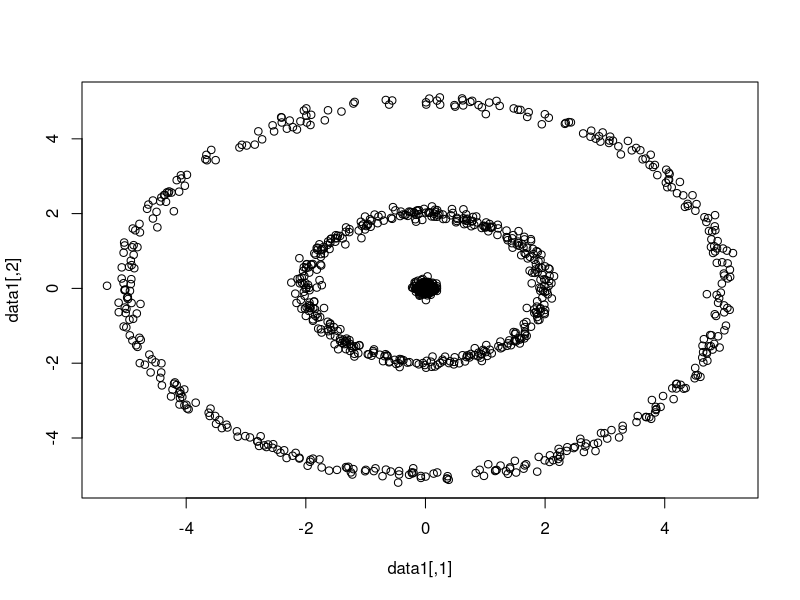
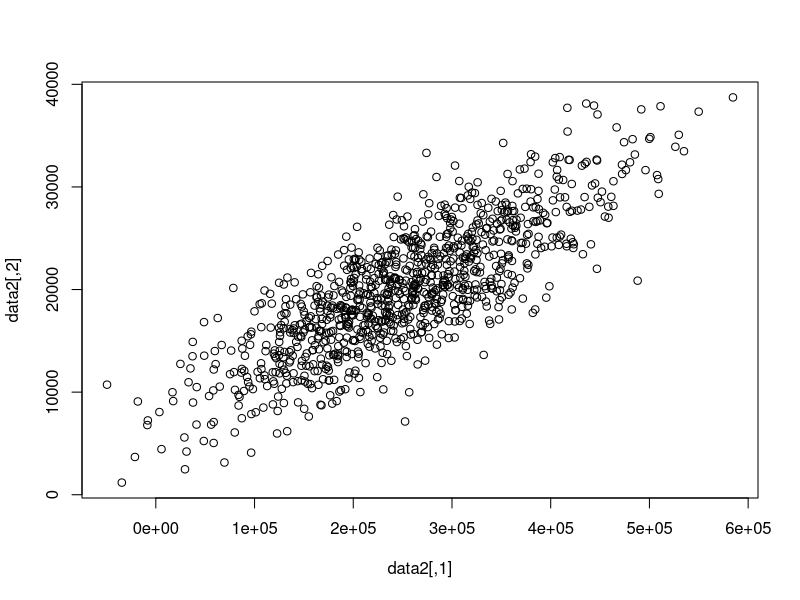
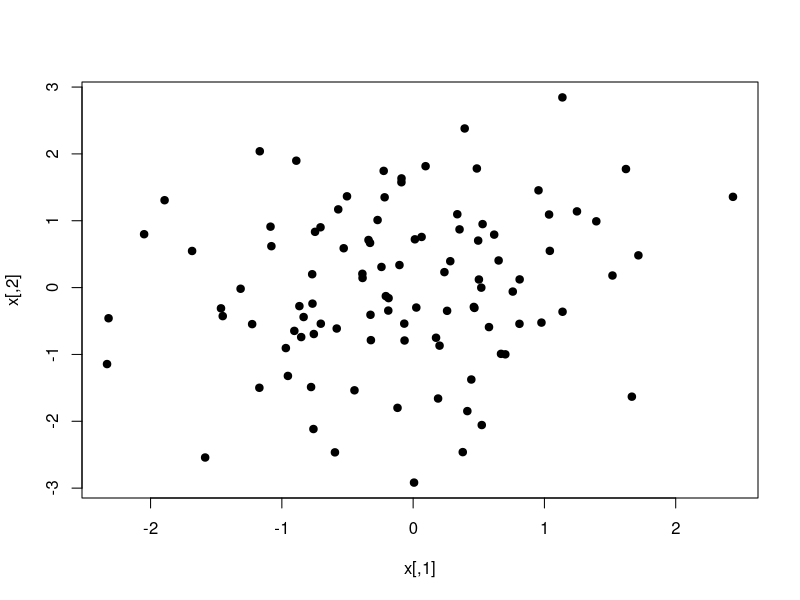
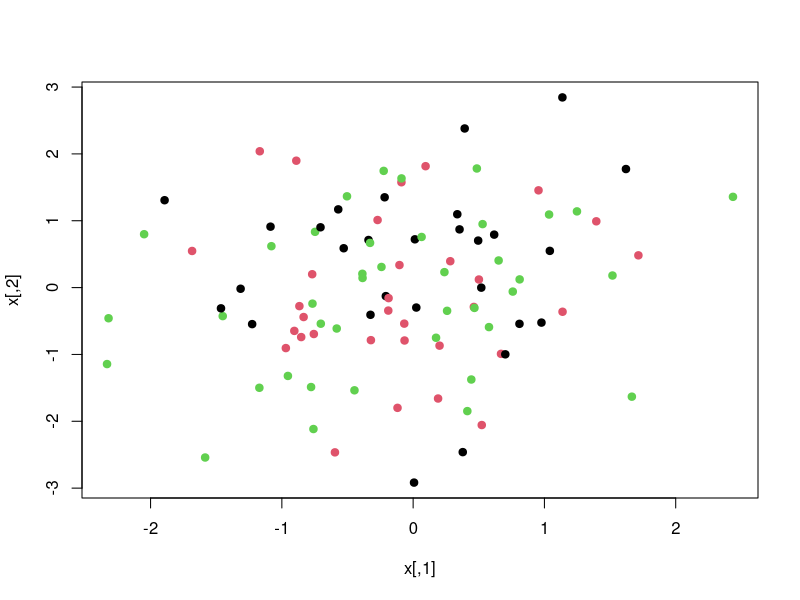
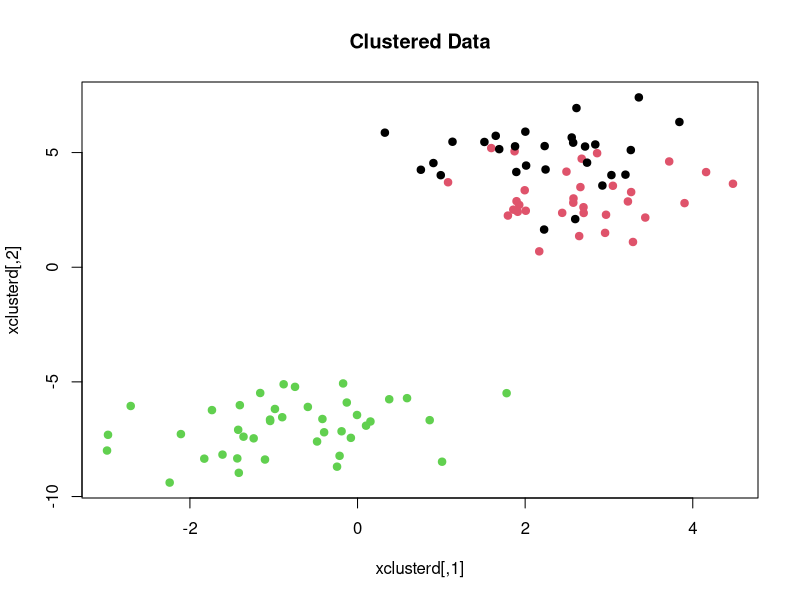
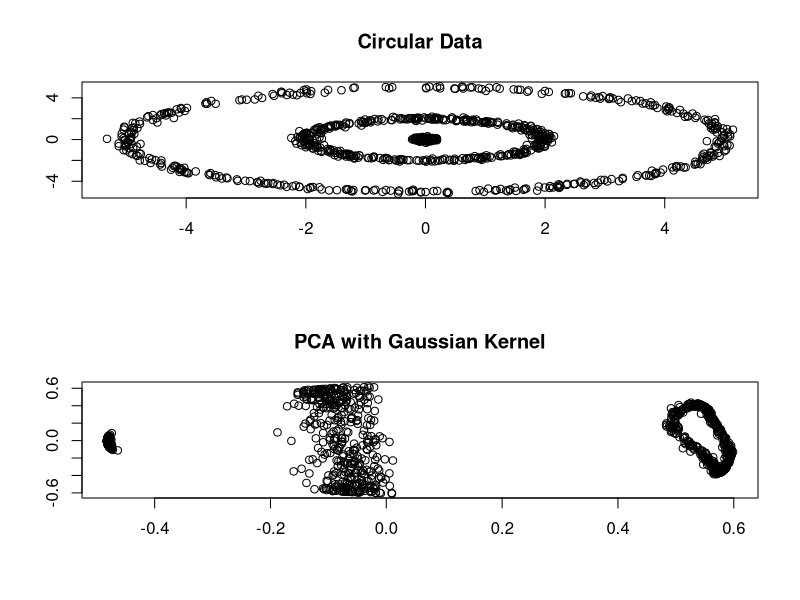
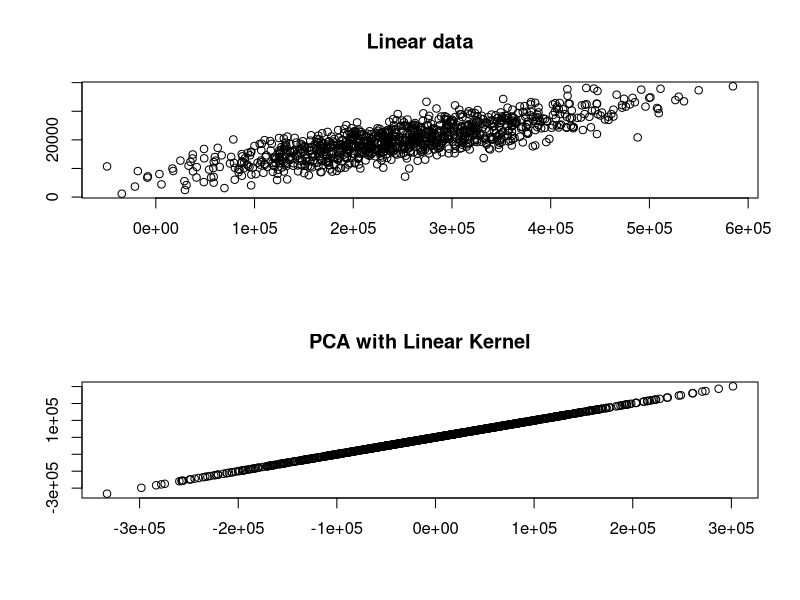
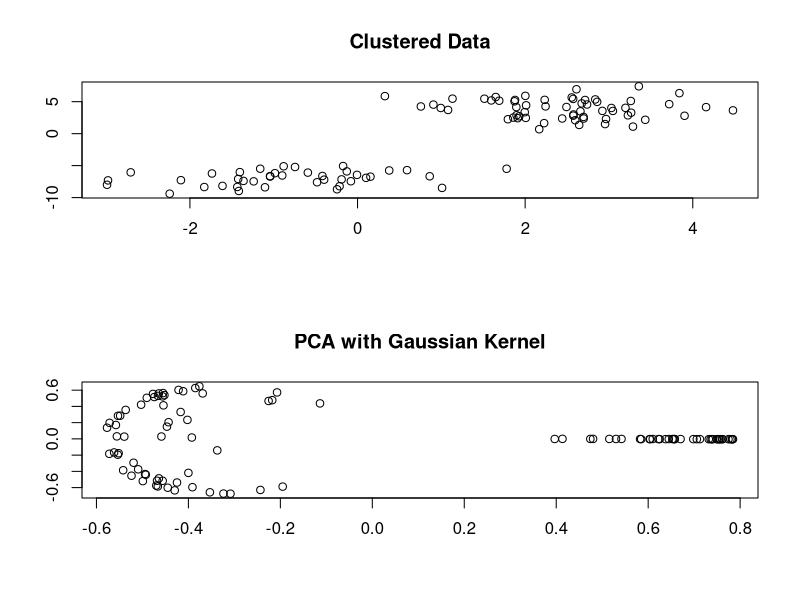

R code for these plots, in order:
library(pracma)
library(mixtools)
library(mvtnorm) 

rm(list=ls())
#set.seed(0.1)
##############################
##kernel functions
##############################
k1 = function(x,y)
  return(sum(x*y))

k2 = function(x,y)
  return(sum(x*y)^2)
k3 = function(x,y)
  return((1+sum(x*y))^2)
d=4
k4 = function(x,y)
  return((1+sum(x*y))^d)
sigma=2
k5 = function(x,y)
  #gaussian
  return(exp(-sum((x-y)^2)/(2*sigma^2)))
kappa=1
theta=3
k6 = function(x,y)
  return(tanh(kappa*sum(x*y)+theta))
k = function(x,y)
  return(k6(x,y))

#############################
#Random circular data
#############################
data1<- matrix(0,1200,2)

theta<- rnorm(400,0,pi)
r<- rnorm(400,0,.1)
data1[0:400,1] = r*cos(theta)
data1[0:400,2] = r*sin(theta)

theta<- rnorm(400,0,pi)
r<- rnorm(400,2,.1)
data1[401:800,1]<- r*cos(theta)
data1[401:800,2]<- r*sin(theta)

theta<- rnorm(400,0,pi)
r<- rnorm(400,5,.1)
data1[801:1200,1]<- r*cos(theta)
data1[801:1200,2]<- r*sin(theta)

plot(data1)

#########################
#Random linear data
#########################
#set.seed(17)
p <- rmvnorm(1000, c(250000, 20000), matrix(c(100000^2, 22000^2, 22000^2, 6000^2),2,2))
data2 = as.matrix(p)
plot(data2)

###########
#clustered
###########
#set.seed(101)
x=matrix(rnorm(100*2),100,2)
x[1:100,]
plot(x,pch=19)
which=sample(1:3,100,replace=TRUE)
plot(x,col=which,pch=19)
xmean=matrix(rnorm(3*2,sd=4),3,2)
xclusterd=x+xmean[which,]
plot(xclusterd,col=which,pch=19, main = 'Clustered Data')
data3 = xclusterd

################################
#Kernel pca
################################

kpca<- function(data,kernel,reddim){
  #center the matrix
  n = nrow(data)#number of rows
  K = outer(1:n,1:n,Vectorize(function(i,j) kernel(data[i,],data[j,])))#compute the Gramm matrix
  o = matrix(1/n,nrow = n, ncol = n)
  K = K - o%*%K-K%*%o+o%*%K%*%o
  
  #compute eigenvectors and eigevalues
  eigens = eigen(K)
  eval = eigens$values#desecnding order
  evec = eigens$vectors#desending order
  
  #reduce dimensions
  evec = evec[0:n,0:reddim]#reduce dimensions
  evec = matrix(evec,nrow=n,ncol=reddim)#store vectors into a matrix
  eval = eval[0:reddim]#reduce dimensions
  
  #normalize
  alpha = matrix(0,nrow=n,ncol= reddim)
  for(i in 1:length(eval)){
    vi = evec[,i] / sqrt(eval[i])
    alpha[,i] = vi
  }
  #projected eiganvalues
  z = K%*%alpha
  return(z)
}

#call kernels with simulated data
z1 = kpca(data1,k5,2)
par(mfrow=c(2,1))
plot(data1[,1],data1[,2],xlab = '', ylab ='',main = 'Circular Data')
plot(z1[,1],z1[,2],xlab = '', ylab = '', main = 'PCA with Gaussian Kernel')

z2 = kpca(data2,k1,1)
par(mfrow=c(2,1))
plot(data2[,1],data2[,2],xlab = '', ylab = '', main='Linear data')
plot(z2[,1],z2[,1], xlab = '', ylab = '', main = 'PCA with Linear Kernel')

z3 = kpca(data3, k5,2)
#par(mfrow=c(2,1))
plot(data3[,1], data3[,2], xlab = '', ylab = '', main = 'Clustered Data')
plot(z3[,1], z3[,2], xlab = '', ylab = '', main = 'PCA with Gaussian Kernel')
